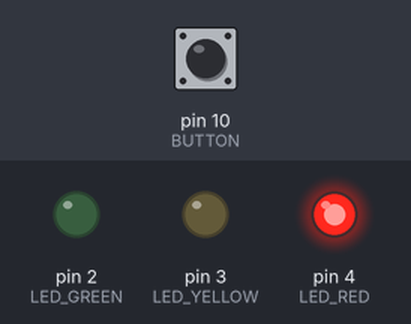
Bench run of a sketch on a simulated Arduino Uno, built with avr-gcc and run on an emulated ATmega328P. On the bench: output pins drawn as LEDs (lit = HIGH). Inputs (shaded band) come from the test bench; at power-on: pin 10 (BUTTON) LOW.

Above: at 1.0 s.
At 3.0 s:
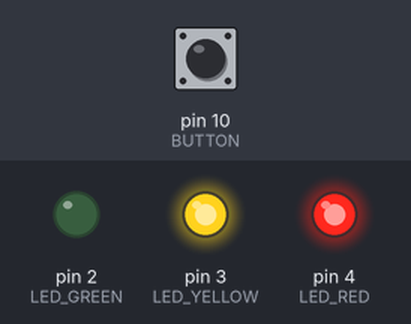
At 6.5 s:
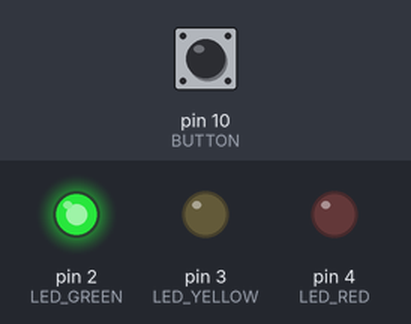
At 10.0 s:
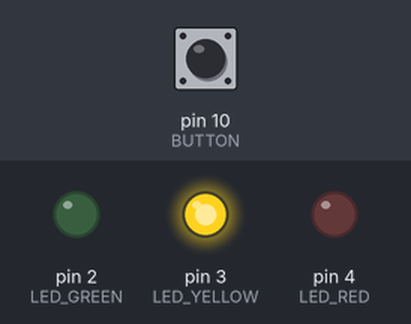
Timing chart, 0 to 14.3 s (numbered marks = the images above):
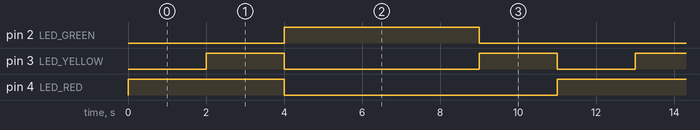

The sketch:

lights.ino
```cpp
int LED_RED = 4;
int LED_YELLOW = 3;
int LED_GREEN = 2;
int BUTTON = 10;
int delayTimeRed;
int delayTimeGreen;
unsigned long StartTime;
unsigned long ElapsedTime;

void setup() {
  // put your setup code here, to run once:
  pinMode(LED_RED, OUTPUT);
  pinMode(LED_YELLOW, OUTPUT);
  pinMode(LED_GREEN, OUTPUT);
  pinMode(BUTTON, INPUT);
  delayTimeRed = 2000;
  delayTimeGreen = 5000;
}

void loop() {
  // put your main code here, to run repeatedly:

  digitalWrite(LED_YELLOW, LOW);
  digitalWrite(LED_RED, HIGH);
  redTime();

  digitalWrite(LED_YELLOW,HIGH);
  redTime();

  digitalWrite(LED_RED, LOW);
  digitalWrite(LED_YELLOW, LOW);
  digitalWrite(LED_GREEN, HIGH);
  greenTime();

  delayTimeRed = 2000;
  delayTimeGreen = 5000;

  digitalWrite(LED_GREEN,LOW);
  digitalWrite(LED_YELLOW,HIGH);
  redTime();
}

void redTime() {
  StartTime = millis();
  while(1) {
    ElapsedTime = millis() - StartTime;
    if(digitalRead(BUTTON)) {
      delayTimeRed = 1000;
      delayTimeGreen = 10000;
    }
    if(ElapsedTime >= delayTimeRed) {
      break;
    }
  }
}

void greenTime() {
  StartTime = millis();
  while(1) {
    ElapsedTime = millis() - StartTime;
    if(digitalRead(BUTTON)) {
      delayTimeGreen = 10000;
    }
    if(ElapsedTime >= delayTimeGreen) {
      break;
    }
  }
}
```

Measured:
- by itself, pin 2 (LED_GREEN): alternates HIGH for 5.0 s and LOW for 6.0 s
- by itself, pin 3 (LED_YELLOW): repeats every 11.0 s: LOW 5.0 s, HIGH 2.0 s, LOW 2.0 s, HIGH 2.0 s
- by itself, pin 4 (LED_RED): alternates HIGH for 4.0 s and LOW for 7.0 s
